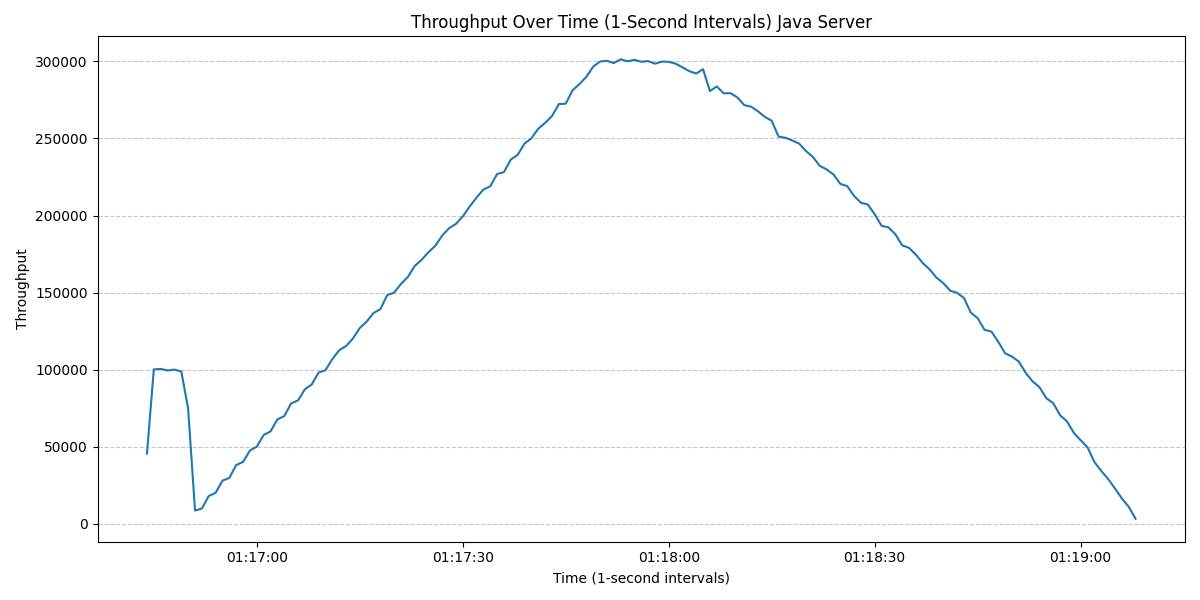

Write the Python code that produced this figure.
import pandas as pd
import matplotlib.pyplot as plt

# Specify the file path to your CSV file
file_path = '/Users/sundri/Desktop/output.csv'

# Read the CSV file
df = pd.read_csv(file_path, names=['Timestamp', 'Action', 'Throughput', 'Status Code'])

# Convert the 'Timestamp' column to datetime
df['Timestamp'] = pd.to_datetime(df['Timestamp'], unit='ms')

# Set the 'Timestamp' column as the DataFrame index
df.set_index('Timestamp', inplace=True)

# Resample data to one-second intervals and calculate the sum of throughput
resampled_df = df['Throughput'].resample('1S').sum()

# Create a line chart for throughput over time
plt.figure(figsize=(12, 6))
plt.plot(resampled_df.index, resampled_df.values)
plt.xlabel('Time (1-second intervals)')
plt.ylabel('Throughput')
plt.title('Throughput Over Time (1-Second Intervals) Java Server')
plt.grid(axis='y', linestyle='--', alpha=0.7)

# Show the plot
plt.tight_layout()
plt.show()
